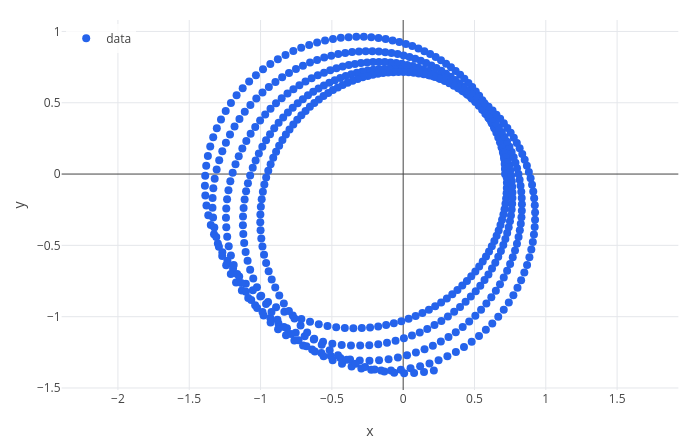

Source (notebook cell):
### Markdown cell above
## 5. Could `discover` have found the $u^2$ term from an orbit?

In [part 2](02-newton.ipynb), `discover` found the Binet equation from Mars's positions. Can it find the extra term
too? First on an invented orbit where the effect is huge: $\epsilon = 0.05$ with $A = 1$, so the correction is 5% of
the force. `odedata` solves the equation and returns a table. Written as two first-order equations,
$u' = v$ and $v' = 1 - u + 0.05u^2$, its arguments are

1. `[v, 1 - u + 0.05*u^2]`, the right-hand sides, $u'$ and $v'$;
2. `[u v]`, the unknowns, in the same order;
3. `phi`, the variable we integrate over;
4. `[1.4 0]`, the starting values $u = 1.4$ (perihelion) and $v = 0$;
5. and 6. `0, 30`, the range of $\phi$ (almost five turns);
7. `600`, the number of steps; the table has 601 rows $[\phi\ u\ v]$.

### Code cell
tab = odedata([v, 1 - u + 0.05*u^2], [u v], phi, [1.4 0], 0, 30, 600);
labels(scatter(tab, [phi u v], [cos(phi)/u sin(phi)/u]), "x", "y")

### Figure 1 — Plotly figure (JSON) as saved in the notebook; plotly's stock layout.template omitted (floating-point values rounded to 4 significant figures; data arrays with more than 128 entries replaced by an {"elided": "..."} marker saying what was removed)
{"data": [{"marker": {"color": "#2563eb", "size": 8}, "mode": "markers", "name": "data", "type": "scatter", "x": {"elided": "601 float values"}, "y": {"elided": "601 float values"}}], "layout": {"height": 440, "legend": {"bgcolor": "rgba(255,255,255,0.8)", "x": 0.01, "xanchor": "left", "y": 0.99, "yanchor": "top"}, "margin": {"b": 50, "l": 60, "r": 20, "t": 20}, "showlegend": true, "title": {"text": ""}, "width": 700, "xaxis": {"constrain": "domain", "range": [-2.395, 1.929], "title": {"text": "x"}, "zeroline": true}, "yaxis": {"constrain": "domain", "range": [-1.514, 1.08], "scaleanchor": "x", "scaleratio": 1, "title": {"text": "y"}, "zeroline": true}}}
